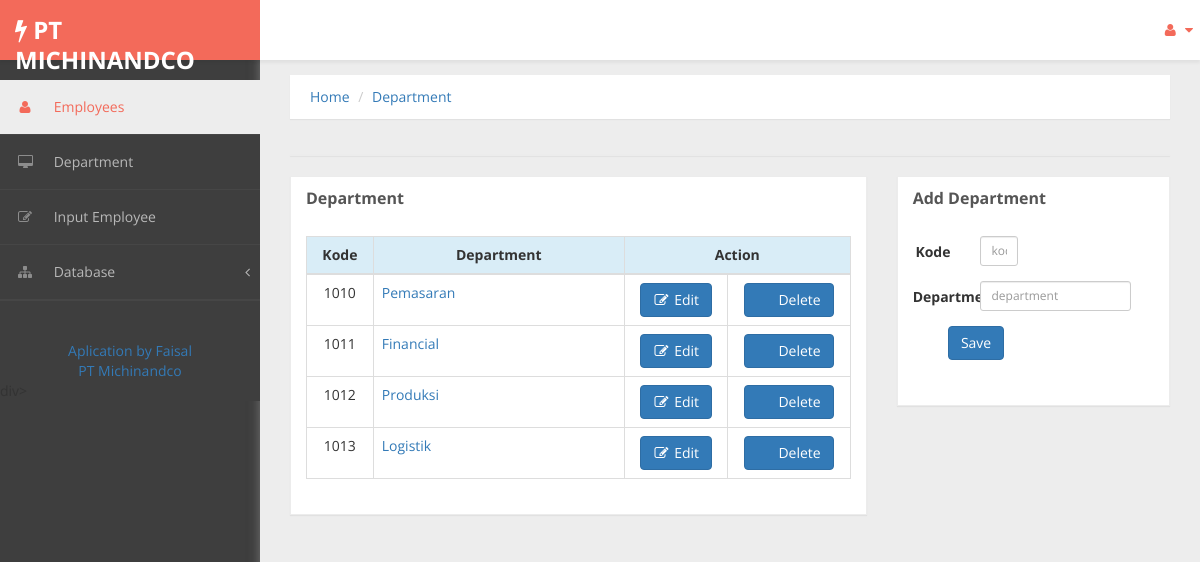
/menu/department.php, run on the app's committed database.
### tables this page shows
CREATE TABLE IF NOT EXISTS `departemen` (
  `kode` int(15) NOT NULL,
  `departemen` varchar(50) NOT NULL,
  PRIMARY KEY (`kode`)
);

### menu/department.php (the view, shortened to what this page needs)
<?php require_once('../Connections/koneksi.php'); ?>
<?php
$editFormAction = $_SERVER['PHP_SELF'];
if (isset($_SERVER['QUERY_STRING'])) {
  $editFormAction .= "?" . htmlentities($_SERVER['QUERY_STRING']);
}
$query_department = "SELECT * FROM departemen";
$department = mysql_query($query_department, $koneksi) or die(mysql_error());
$row_department = mysql_fetch_assoc($department);
?>
<!DOCTYPE html PUBLIC "-//W3C//DTD XHTML 1.0 Transitional//EN" "http://www.w3.org/TR/xhtml1/DTD/xhtml1-transitional.dtd">
<html xmlns="http://www.w3.org/1999/xhtml">
<head>
    <link href="../Bootstrap/css/bootstrap.css" rel="stylesheet" />
    <link href="../Bootstrap/css/font-awesome.css" rel="stylesheet" />
    <link href="../Bootstrap/js/morris/morris-0.4.3.min.css" rel="stylesheet" />
    <link href="../Bootstrap/css/custom-styles.css" rel="stylesheet" />
    <link rel="stylesheet" href="assets/js/Lightweight-Chart/cssCharts.css"></head>
<body>
 <div id="wrapper">
        <nav class="navbar navbar-default top-navbar" role="navigation">
            <div class="navbar-header">
                <a class="navbar-brand"><strong><i class="icon fa fa-bolt"></i> PT MICHINANDCO</strong></a>
            </div>
            <ul class="nav navbar-top-links navbar-right">
                <li class="dropdown">
                <li class="dropdown">
                    <a class="dropdown-toggle" data-toggle="dropdown" href="#" aria-expanded="false">
                        <i class="fa fa-user fa-fw"></i> <i class="fa fa-caret-down"></i>
                    </a>
                </li>
            </ul>
        </nav>
        <nav class="navbar-default navbar-side" role="navigation">
            <div class="sidebar-collapse">
                <ul class="nav" id="main-menu">
                    <li>
                        <a class="active-menu" href="../dashboard.php"><i class="fa fa-user"></i> Employees</a>
                    </li>
                    <li>
                        <a href="department.php"><i class="fa fa-desktop"></i> Department</a>
                    </li>
                    <li>
                        <a href="add_employee.php"><i class="fa fa-edit"></i> Input Employee</a>
                    </li>
					 <li>
                        <a href="#"><i class="fa fa-sitemap"></i> Database<span class="fa arrow"></span></a>
				  </li>
<li role="presentation" class="divider"></li>
		</ul>
		<center><div><a>Aplication by Faisal</a><br/><a >PT Michinandco</a></div></center>
</div>
        </nav>
        <div id="page-wrapper" >
        <div class="header">
						<ol class="breadcrumb">
					  <li ><a href="../dashboard.php">Home</a></li>
					  <li><a>Department</a></li>
					</ol>
		</div>
                 <div id="page-inner">
                    <div class="row">
                <div class="col-md-12">
                    <div class="panel panel-default">
                    </div>
                </div>
            </div>
            <div class="row">
                <div class="col-md-8">
                    <div class="panel panel-default">
                        <div class="panel-heading">
                            Department
                        </div>
                        <div class="panel-body">
                            <div class="table-responsive">
                                <table class="table table-bordered table-hover" class="table-responsive">
             <thead>
  <tr>
                 <td class="info" width="5%"><div align="center"><strong>Kode</strong></div></td>
                 <td class="info" width="30%"><div align="center"><strong>Department</strong></div></td>
                 <td colspan="2" class="info" width="10%"><div align="center"><strong>Action</strong></div></td>
               </tr>
               </thead>
               <?php do { ?>
                 <tr>
                 <td><div align="center"><?php echo $row_department['kode']; ?></div></td>
                 <td width="15%"><div><a href="department_detail.php?departemen=<?php echo $row_department['departemen']; ?>"><?php echo $row_department['departemen']; ?></div></td>
                 <td><center><a href="edit_department.php?kode=<?php echo $row_department['kode']; ?>" type="button" class="btn btn-primary"><i class="fa fa-fw fa-edit"></i> Edit</a></center></td>
                 <td><center><a href="delete_department.php?kode=<?php echo $row_department['kode'] ?>" onclick="return confirm('Are you sure to delete?')" type="button" class="btn btn-primary"><i class="fa fa-fw fa-trash"></i> Delete</a></center></td>
               </tr>
               <?php } while ($row_department = mysql_fetch_assoc($department)); ?>
             </table>
                            </div>
                        </div>
                    </div>
                </div>
              <div class="col-md-4">
                <div class="panel panel-default">
                        <div class="panel-heading">
                            Add Department
                        </div>
                        <div class="panel-body">
                            <form action="<?php echo $editFormAction; ?>" class="form-horizontal" method="post" name="form1" id="form1" enctype="multipart/form-data">
                  <div class="form-group form-group-sm">
   <label class="col-sm-3 control-label" >Kode</label>
   <div class="col-sm-3">
     <input type="text" name="kode" class="form-control" id="kode" placeholder="kode" value="" required="required"></div></div>
                  <div class="form-group form-group-sm">
   <label class="col-sm-3 control-label" >Department</label>
   <div class="col-sm-8">
     <input type="text" name="departemen" class="form-control" id="departemen" placeholder="department" value="" required="required"></div></div>
     <div class="form-group form-group-sm">
           <div class="form-group form-group-sm">
    <label class="col-sm-2 control-label" ></label>
    <div class="col-sm-10">
             <td><input name="submit" type="submit" class="btn btn-primary" value="Save" /></td>
    </form>
    </div>
                        </div>
                  </div>
            </div>
        </div>
</body>
</html>

### data on the page
departemen: kode "1010", departemen "Pemasaran"
departemen: kode "1011", departemen "Financial"
departemen: kode "1012", departemen "Produksi"
departemen: kode "1013", departemen "Logistik"
